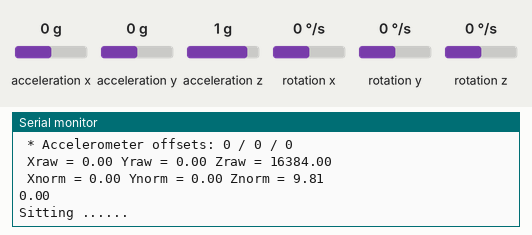
A sketch run on a simulated ESP8266 (NodeMCU). Shown: the last lines printed to the serial monitor. The test bench sets the inputs (shaded band); at power-on: acceleration x 0 g, acceleration y 0 g, acceleration z 1 g, rotation x 0 °/s, rotation y 0 °/s, rotation z 0 °/s. WiFi joins after 1.5 s; servers stay silent unless stated.

Above: at 2.7 s.
2.8 s: acceleration x set to -1.4 g
4.3 s: acceleration y set to -1.4 g
At 5.5 s:
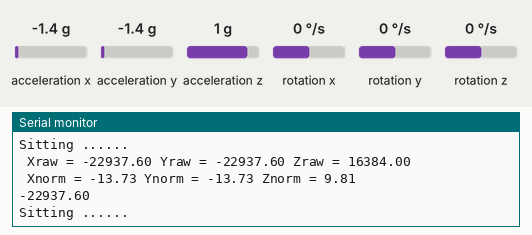
5.8 s: acceleration z set to -1.4 g
At 8.2 s:
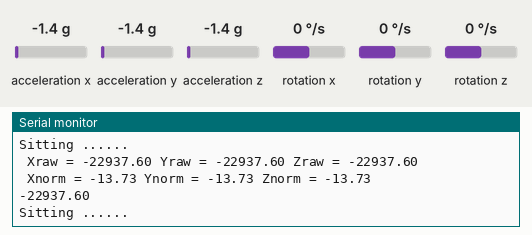

Measured:
- after the input at 4.3 s, the serial monitor: prints a new line after 0.23 s (image 1)
- after the input at 5.8 s, the serial monitor: prints a new line after 1.7 s (image 2)

The sketch:

MPU6050_gyro_simple-nodemcu-webpage.ino
```cpp
#include <Wire.h>
#include <MPU6050.h>
#include <ESP8266WiFi.h>
#include <WiFiClient.h>
#include <ESP8266WebServer.h>

const char* ssid = "S###";
const char* password = "rem9####72";

ESP8266WebServer server(80);

String page = "";
String text = "";
double dataX;
double dataY;
double dataZ;

MPU6050 mpu;

void setup()
{
  Serial.begin(115200);
  Wire.begin(D6, D5);
  WiFi.begin(ssid, password);

  // Initialize MPU6050
  Serial.println("Initialize MPU6050");
  while(!mpu.begin(MPU6050_SCALE_2000DPS, MPU6050_RANGE_2G))
  {
    Serial.println("Could not find a valid MPU6050 sensor, check wiring!");
    delay(500);
  }

  while (WiFi.status() != WL_CONNECTED) {
    delay(500);
    Serial.print(".");
  }
  Serial.println("");
  Serial.print("Connected to ");
  Serial.println(ssid);
  Serial.print("IP address: ");
  Serial.println(WiFi.localIP());
  server.on("/", [](){
    page = "<h1>Sensor to Node MCU Web Server</h1><h3>Data:</h3> <h4>DataX: "+String(dataX) +"\r DataY: "+String(dataY) +"\r DataZ: "+String(dataZ)+ "</h4>";
    server.send(200, "text/html", page);
  });
  server.begin();
  Serial.println("Web server started!");

  // If you want, you can set gyroscope offsets
  // mpu.setGyroOffsetX(155);
  // mpu.setGyroOffsetY(15);
  // mpu.setGyroOffsetZ(15);

  // Calibrate gyroscope. The calibration must be at rest.
  // If you don't want calibrate, comment this line.
//  mpu.calibrateGyro();

  // Set threshold sensivty. Default 3.
  // If you don't want use threshold, comment this line or set 0.
  //mpu.setThreshold(3);

  // Check settings
  checkSettings();
}

void checkSettings()
{
  Serial.println();

  Serial.print(" * Sleep Mode:        ");
  Serial.println(mpu.getSleepEnabled() ? "Enabled" : "Disabled");

  Serial.print(" * Clock Source:      ");
  switch(mpu.getClockSource())
  {
    case MPU6050_CLOCK_KEEP_RESET:     Serial.println("Stops the clock and keeps the timing generator in reset"); break;
    case MPU6050_CLOCK_EXTERNAL_19MHZ: Serial.println("PLL with external 19.2MHz reference"); break;
    case MPU6050_CLOCK_EXTERNAL_32KHZ: Serial.println("PLL with external 32.768kHz reference"); break;
    case MPU6050_CLOCK_PLL_ZGYRO:      Serial.println("PLL with Z axis gyroscope reference"); break;
    case MPU6050_CLOCK_PLL_YGYRO:      Serial.println("PLL with Y axis gyroscope reference"); break;
    case MPU6050_CLOCK_PLL_XGYRO:      Serial.println("PLL with X axis gyroscope reference"); break;
    case MPU6050_CLOCK_INTERNAL_8MHZ:  Serial.println("Internal 8MHz oscillator"); break;
  }

  Serial.print(" * Accelerometer:         ");
  switch(mpu.getRange())
  {
    case MPU6050_RANGE_16G:            Serial.println("+/- 16 g"); break;
    case MPU6050_RANGE_8G:             Serial.println("+/- 8 g"); break;
    case MPU6050_RANGE_4G:             Serial.println("+/- 4 g"); break;
    case MPU6050_RANGE_2G:             Serial.println("+/- 2 g"); break;
  }


  Serial.print(" * Accelerometer offsets: ");
  Serial.print(mpu.getAccelOffsetX());
  Serial.print(" / ");
  Serial.print(mpu.getAccelOffsetY());
  Serial.print(" / ");
  Serial.println(mpu.getAccelOffsetZ());

  Serial.println();
}

void loop()
{
  Vector rawAccel = mpu.readRawAccel();
  Vector normAccel = mpu.readNormalizeAccel();

  Serial.print(" Xraw = ");
  Serial.print(rawAccel.XAxis);
  Serial.print(" Yraw = ");
  Serial.print(rawAccel.YAxis);
  Serial.print(" Zraw = ");

  Serial.println(rawAccel.ZAxis);
  Serial.print(" Xnorm = ");
  Serial.print(normAccel.XAxis);
  Serial.print(" Ynorm = ");
  Serial.print(normAccel.YAxis);
  Serial.print(" Znorm = ");
  Serial.println(normAccel.ZAxis);


     Vector rawAccel1 = mpu.readRawAccel();
    Serial.println(rawAccel1.XAxis);
    if(rawAccel.XAxis >57000 || rawAccel.XAxis < 2000.00)
    {
      Serial.println("Sitting ...... ");
      }
    else if(rawAccel.XAxis < 57000 && rawAccel.XAxis > 35000 )
      {
       Serial.println("Standing .... ... .... ...... ");
        }
    delay(2000);


  dataX = (rawAccel.XAxis);
  dataY = (rawAccel.YAxis);
  dataZ = (rawAccel.ZAxis);
  server.handleClient();


  delay(1000);
}
```
